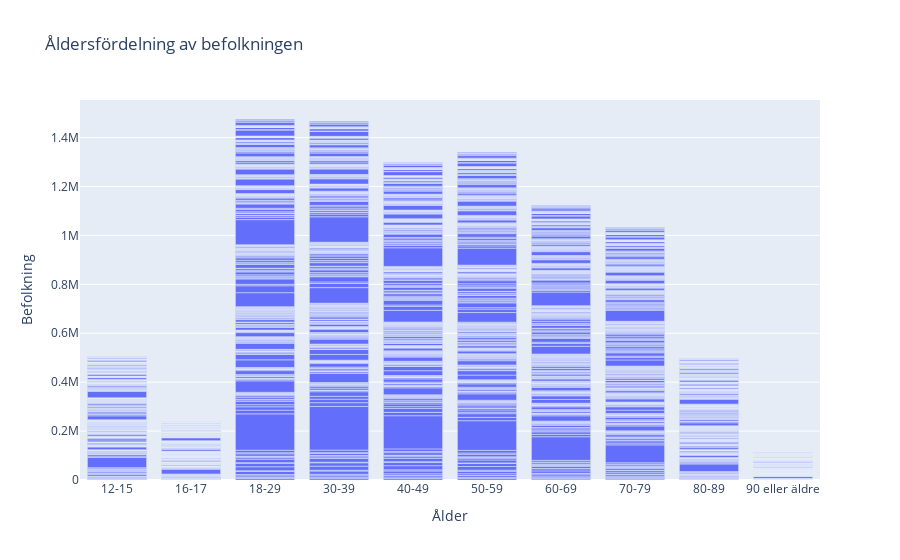

Source (notebook cell):
### Code cell
# Skapar ett stapeldiagram för att visualisera befolkningens åldersfördelning.
fig = px.bar(vaccin_data, x='Ålder', y='Befolkning', title='Åldersfördelning av befolkningen')

# Anpassar diagrammets layout för bättre läsbarhet.
fig.update_layout(
    xaxis_title='Ålder',
    yaxis_title='Befolkning',
    hovermode='closest',
)

# Sparar och visar diagrammet.
save_plotly_fig(fig, "Åldersfördelning av befolkningen")
fig.show()

### Figure 1 — Plotly figure (JSON) as saved in the notebook; plotly's stock layout.template omitted (floating-point values rounded to 4 significant figures; data arrays with more than 128 entries replaced by an {"elided": "..."} marker saying what was removed)
{"data": [{"alignmentgroup": "True", "hovertemplate": "Ålder=%{x}<br>Befolkning=%{y}<extra></extra>", "legendgroup": "", "marker": {"color": "#636efa", "pattern": {"shape": ""}}, "name": "", "offsetgroup": "", "orientation": "v", "showlegend": false, "textposition": "auto", "type": "bar", "x": {"elided": "2900 str values"}, "xaxis": "x", "y": {"elided": "2900 int values"}, "yaxis": "y"}], "layout": {"barmode": "relative", "hovermode": "closest", "legend": {"tracegroupgap": 0}, "title": {"text": "Åldersfördelning av befolkningen"}, "xaxis": {"anchor": "y", "domain": [0, 1], "title": {"text": "Ålder"}}, "yaxis": {"anchor": "x", "domain": [0, 1], "title": {"text": "Befolkning"}}}}
